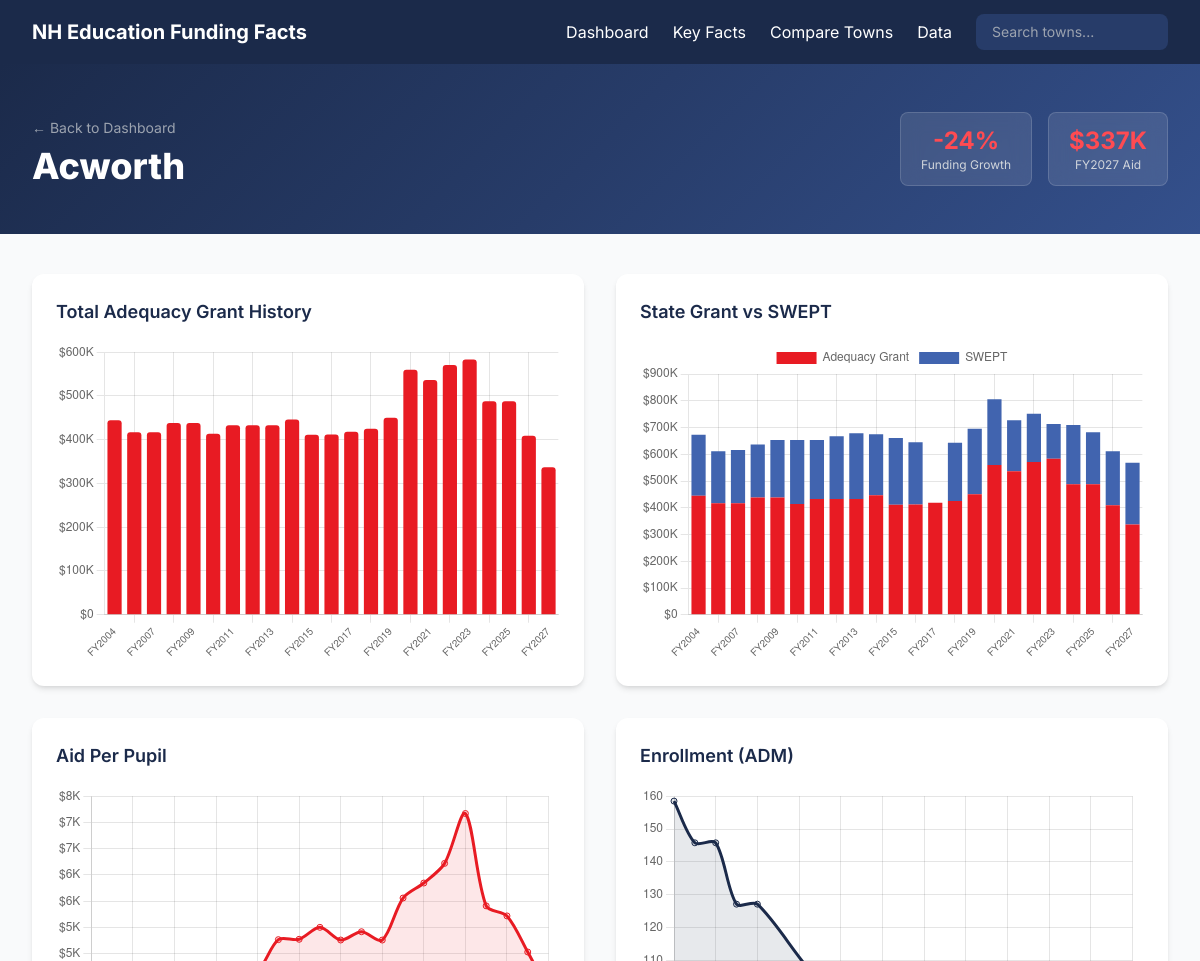
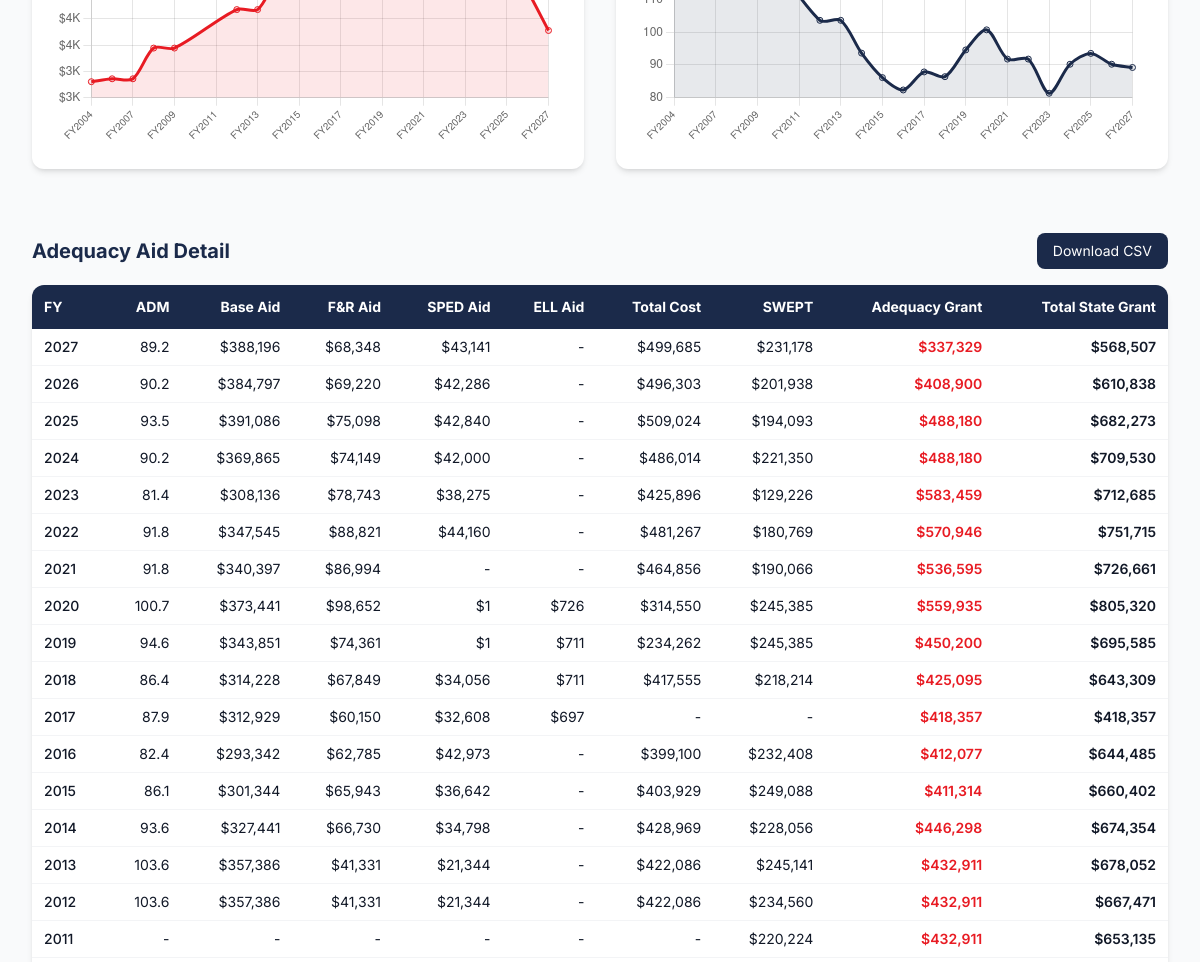
The app's page /town/Acworth (upper part), older data (2 pictures, top to bottom).
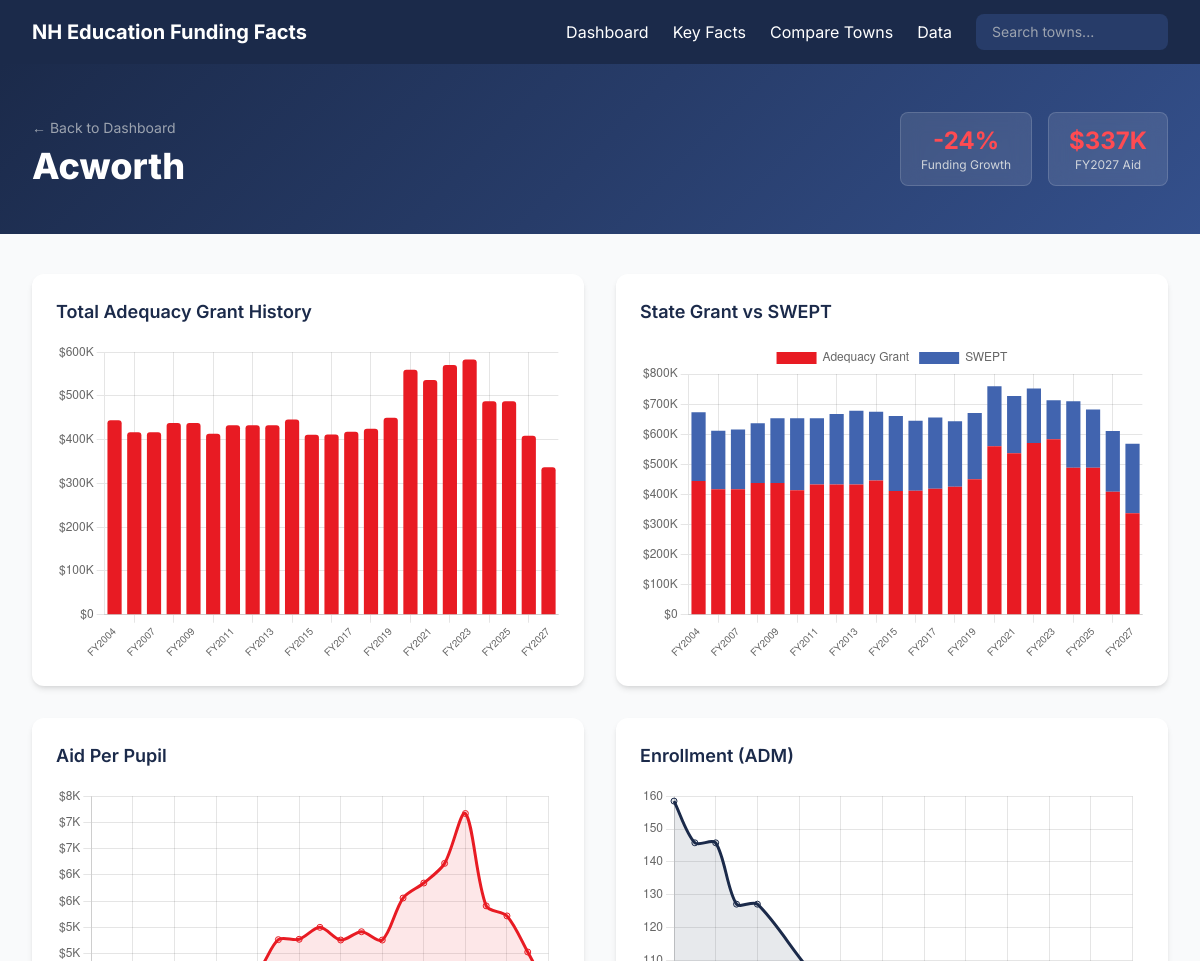
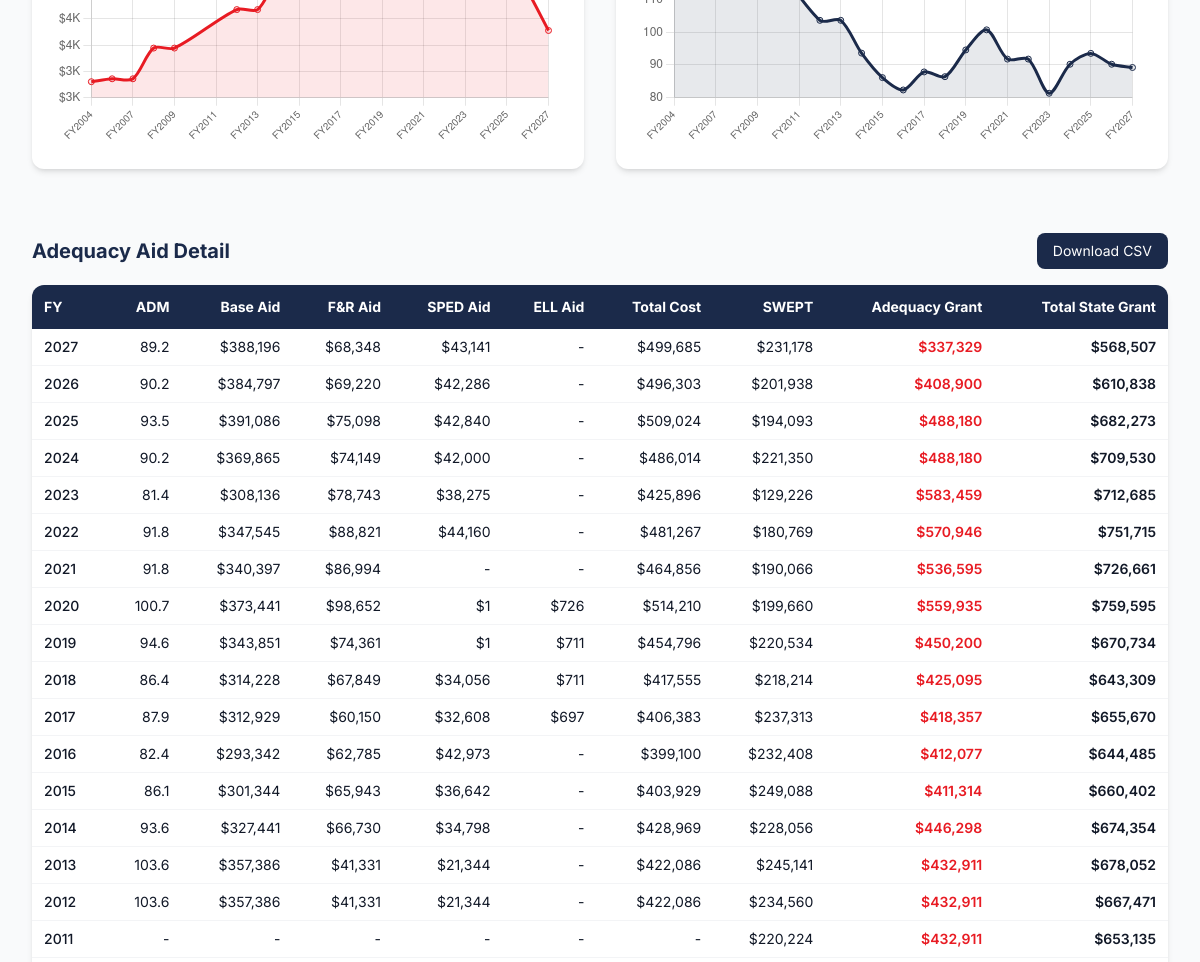
The same page, newer data (2 pictures, top to bottom).
### models.py (models this page shows)
class Municipality(db.Model):
    __tablename__ = 'municipalities'
    id = db.Column(db.Integer, primary_key=True)
    name = db.Column(db.Text, nullable=False, unique=True)
    loc_id = db.Column(db.Integer)
    county = db.Column(db.Text)
    adequacy_records = db.relationship('AdequacyAid', backref='municipality', lazy='dynamic')
    sped_records = db.relationship('SpedAid', backref='municipality', lazy='dynamic')
    building_records = db.relationship('BuildingAid', backref='municipality', lazy='dynamic')
    cte_records = db.relationship('CTEAid', backref='municipality', lazy='dynamic')
    kindergarten_records = db.relationship('KindergartenAid', backref='municipality', lazy='dynamic')

class AdequacyAid(db.Model):
    __tablename__ = 'adequacy_aid'
    id = db.Column(db.Integer, primary_key=True)
    municipality_id = db.Column(db.Integer, db.ForeignKey('municipalities.id'), nullable=False)
    fiscal_year = db.Column(db.Integer, nullable=False)
    adm = db.Column(db.Float)
    base_adequacy_aid = db.Column(db.Float)
    fr_aid = db.Column(db.Float)
    sped_differentiated_aid = db.Column(db.Float)
    ell_aid = db.Column(db.Float)
    home_ed_aid = db.Column(db.Float)
    grade3_reading_aid = db.Column(db.Float)
    total_cost_adequate_ed = db.Column(db.Float)
    swept = db.Column(db.Float)
    extraordinary_needs_grant = db.Column(db.Float)
    hold_harmless_grant = db.Column(db.Float)
    fiscal_capacity_aid = db.Column(db.Float)
    stabilization_grant = db.Column(db.Float)
    total_adequacy_grant = db.Column(db.Float)
    total_state_grant = db.Column(db.Float)
    base_cost_per_pupil = db.Column(db.Float)
    swept_rate = db.Column(db.Float)
    fr_adm = db.Column(db.Float)
    sped_adm = db.Column(db.Float)
    ell_adm = db.Column(db.Float)
    __table_args__ = (db.UniqueConstraint('municipality_id', 'fiscal_year'),)

### app.py (the view)
@app.route('/town/<name>')
def town_detail(name):
    muni = Municipality.query.filter(
        db.func.lower(Municipality.name) == name.lower()
    ).first_or_404()
    adequacy = AdequacyAid.query.filter_by(municipality_id=muni.id) \
        .order_by(AdequacyAid.fiscal_year).all()
    sped = SpedAid.query.filter_by(municipality_id=muni.id) \
        .order_by(SpedAid.fiscal_year).all()
    building = BuildingAid.query.filter_by(municipality_id=muni.id) \
        .order_by(BuildingAid.fiscal_year).all()
    cte = CTEAid.query.filter_by(municipality_id=muni.id) \
        .order_by(CTEAid.fiscal_year).all()
    kindergarten = KindergartenAid.query.filter_by(municipality_id=muni.id) \
        .order_by(KindergartenAid.fiscal_year).all()
    years = [a.fiscal_year for a in adequacy]
    grants = [a.total_adequacy_grant or 0 for a in adequacy]
    total_state = [a.total_state_grant or 0 for a in adequacy]
    adm_data = [a.adm if a.adm and a.adm > 0 else None for a in adequacy]
    swept_data = [a.swept or 0 for a in adequacy]
    first_grant = next((a for a in adequacy if a.total_adequacy_grant and a.total_adequacy_grant > 0), None)
    last_grant = next((a for a in reversed(adequacy) if a.total_adequacy_grant and a.total_adequacy_grant > 0), None)
    growth_pct = 0
    if first_grant and last_grant and first_grant.total_adequacy_grant:
        growth_pct = ((last_grant.total_adequacy_grant - first_grant.total_adequacy_grant)
                      / first_grant.total_adequacy_grant) * 100
    per_pupil = []
    for a in adequacy:
        if a.adm and a.adm > 0 and a.total_adequacy_grant:
            per_pupil.append(round(a.total_adequacy_grant / a.adm, 2))
        else:
            per_pupil.append(None)
    return render_template('town.html',
                           muni=muni,
                           adequacy=adequacy,
                           sped=sped,
                           building=building,
                           cte=cte,
                           kindergarten=kindergarten,
                           years=years,
                           grants=grants,
                           total_state=total_state,
                           adm_data=adm_data,
                           swept_data=swept_data,
                           per_pupil=per_pupil,
                           growth_pct=growth_pct,
                           first_grant=first_grant,
                           last_grant=last_grant)

### app.py (called while the page is built)
@app.template_filter('currency')
def currency_filter(value):
    if value is None:
        return '$0'
    if abs(value) >= 1_000_000_000:
        return f'${value / 1_000_000_000:,.1f}B'
    if abs(value) >= 1_000_000:
        return f'${value / 1_000_000:,.1f}M'
    if abs(value) >= 1_000:
        return f'${value / 1_000:,.0f}K'
    return f'${value:,.0f}'

@app.template_filter('currency_full')
def currency_full_filter(value):
    if value is None:
        return '$0'
    return f'${value:,.0f}'

@app.context_processor
def utility_processor():
    return {
        'min_year': 2004,
        'max_year': 2027,
    }

### templates/town.html (shortened to what this page needs)
{% extends "base.html" %}
{% block content %}
<section class="hero-gradient text-white py-12">
    <div class="max-w-7xl mx-auto px-4 sm:px-6 lg:px-8">
        <div class="flex flex-col md:flex-row md:items-end md:justify-between">
            <div>
                <a href="/" class="text-gray-400 hover:text-white text-sm mb-2 inline-block">&larr; Back to Dashboard</a>
                <h1 class="text-3xl md:text-4xl font-extrabold">{{ muni.name }}</h1>
            </div>
            <div class="mt-4 md:mt-0 flex space-x-4">
                {% if growth_pct %}
                <div class="stat-card rounded-lg px-5 py-3 text-center">
                    <div class="text-2xl font-bold text-gop-light">{{ "%+.0f"|format(growth_pct) }}%</div>
                    <div class="text-xs text-gray-300">Funding Growth</div>
                </div>
                {% endif %}
                {% if last_grant %}
                <div class="stat-card rounded-lg px-5 py-3 text-center">
                    <div class="text-2xl font-bold text-gop-light">{{ last_grant.total_adequacy_grant|currency }}</div>
                    <div class="text-xs text-gray-300">FY{{ last_grant.fiscal_year }} Aid</div>
                </div>
                {% endif %}
            </div>
        </div>
    </div>
</section>
<section class="py-10">
    <div class="max-w-7xl mx-auto px-4 sm:px-6 lg:px-8">
        <div class="grid grid-cols-1 lg:grid-cols-2 gap-8">
            <div class="bg-white rounded-xl shadow-md p-6">
                <h3 class="text-lg font-semibold text-navy-800 mb-4">Total Adequacy Grant History</h3>
                <div class="chart-container" style="height: 320px;">
                    <canvas id="grantChart"></canvas>
                </div>
            </div>
            <div class="bg-white rounded-xl shadow-md p-6">
                <h3 class="text-lg font-semibold text-navy-800 mb-4">State Grant vs SWEPT</h3>
                <div class="chart-container" style="height: 320px;">
                    <canvas id="breakdownChart"></canvas>
                </div>
            </div>
            <div class="bg-white rounded-xl shadow-md p-6">
                <h3 class="text-lg font-semibold text-navy-800 mb-4">Aid Per Pupil</h3>
                <div class="chart-container" style="height: 320px;">
                    <canvas id="perPupilChart"></canvas>
                </div>
            </div>
            <div class="bg-white rounded-xl shadow-md p-6">
                <h3 class="text-lg font-semibold text-navy-800 mb-4">Enrollment (ADM)</h3>
                <div class="chart-container" style="height: 320px;">
                    <canvas id="admChart"></canvas>
                </div>
            </div>
        </div>
    </div>
</section>
<section class="py-6">
    <div class="max-w-7xl mx-auto px-4 sm:px-6 lg:px-8">
        <div class="flex justify-between items-center mb-4">
            <h2 class="text-xl font-bold text-navy-800">Adequacy Aid Detail</h2>
            <a href="/api/export/{{ muni.name }}" class="text-sm bg-navy-800 text-white px-4 py-2 rounded-lg hover:bg-navy-700 transition">
                Download CSV
            </a>
        </div>
        <div class="bg-white rounded-xl shadow-md overflow-x-auto">
            <table class="w-full text-sm">
                <thead class="bg-navy-800 text-white">
                    <tr>
                        <th class="px-3 py-3 text-left">FY</th>
                        <th class="px-3 py-3 text-right">ADM</th>
                        <th class="px-3 py-3 text-right">Base Aid</th>
                        <th class="px-3 py-3 text-right">F&R Aid</th>
                        <th class="px-3 py-3 text-right">SPED Aid</th>
                        <th class="px-3 py-3 text-right">ELL Aid</th>
                        <th class="px-3 py-3 text-right">Total Cost</th>
                        <th class="px-3 py-3 text-right">SWEPT</th>
                        <th class="px-3 py-3 text-right font-bold">Adequacy Grant</th>
                        <th class="px-3 py-3 text-right font-bold">Total State Grant</th>
                    </tr>
                </thead>
                <tbody>
                    {% for a in adequacy|reverse %}
                    <tr class="border-b border-gray-100 hover:bg-gray-50">
                        <td class="px-3 py-2 font-medium">{{ a.fiscal_year }}</td>
                        <td class="px-3 py-2 text-right">{{ "{:,.1f}".format(a.adm) if a.adm else '-' }}</td>
                        <td class="px-3 py-2 text-right">{{ a.base_adequacy_aid|currency_full if a.base_adequacy_aid else '-' }}</td>
                        <td class="px-3 py-2 text-right">{{ a.fr_aid|currency_full if a.fr_aid else '-' }}</td>
                        <td class="px-3 py-2 text-right">{{ a.sped_differentiated_aid|currency_full if a.sped_differentiated_aid else '-' }}</td>
                        <td class="px-3 py-2 text-right">{{ a.ell_aid|currency_full if a.ell_aid else '-' }}</td>
                        <td class="px-3 py-2 text-right">{{ a.total_cost_adequate_ed|currency_full if a.total_cost_adequate_ed else '-' }}</td>
                        <td class="px-3 py-2 text-right">{{ a.swept|currency_full if a.swept else '-' }}</td>
                        <td class="px-3 py-2 text-right font-semibold text-gop-red">{{ a.total_adequacy_grant|currency_full if a.total_adequacy_grant else '-' }}</td>
                        <td class="px-3 py-2 text-right font-semibold">{{ a.total_state_grant|currency_full if a.total_state_grant else '-' }}</td>
                    </tr>
                    {% endfor %}
                </tbody>
            </table>
        </div>
    </div>
</section>
{% endblock %}

### templates/base.html (shortened to what this page needs)
<!DOCTYPE html>
<html lang="en">
<head>
    <script src="https://cdn.tailwindcss.com"></script>
</head>
<body class="bg-gray-50 text-gray-900">
    <nav class="bg-navy-800 text-white shadow-lg">
        <div class="max-w-7xl mx-auto px-4 sm:px-6 lg:px-8">
            <div class="flex items-center justify-between h-16">
                <a href="/" class="flex items-center space-x-3">
                    <div class="text-xl font-bold">NH Education Funding Facts</div>
                </a>
                <div class="hidden md:flex items-center space-x-6">
                    <a href="/" class="hover:text-gray-300 transition">Dashboard</a>
                    <a href="/facts" class="hover:text-gray-300 transition">Key Facts</a>
                    <a href="/compare" class="hover:text-gray-300 transition">Compare Towns</a>
                    <a href="/data" class="hover:text-gray-300 transition">Data</a>
                    <div class="relative">
                        <input type="text" id="nav-search" placeholder="Search towns..."
                               class="bg-navy-700 text-white placeholder-gray-400 rounded-lg px-4 py-2 text-sm w-48 focus:outline-none focus:ring-2 focus:ring-gop-red">
                    </div>
                </div>
            </div>
        </div>
    </nav>
    <main>
        {% block content %}{% endblock %}
    </main>
</body>
</html>

### templates/base.html (style rules this page uses)
body { font-family: 'Inter', sans-serif; }
.hero-gradient { background: linear-gradient(135deg, #1B2A4A 0%, #273c69 50%, #34508c 100%); }
.stat-card { background: rgba(255,255,255,0.1); backdrop-filter: blur(10px); border: 1px solid rgba(255,255,255,0.15); }
.chart-container { position: relative; width: 100%; }

Row changes from the older to the newer data that the page shows:
changed AdequacyAid (number 2 of 11 on the later page): total_cost_adequate_ed "$314,550" → "$514,210"; swept "$245,385" → "$199,660"; total_state_grant "$805,320" → "$759,595"
changed AdequacyAid (number 3 of 11 on the later page): total_cost_adequate_ed "$234,262" → "$454,796"; swept "$245,385" → "$220,534"; total_state_grant "$695,585" → "$670,734"
changed AdequacyAid (number 5 of 11 on the later page): total_cost_adequate_ed "-" → "$406,383"; swept "-" → "$237,313"; total_state_grant "$418,357" → "$655,670"
Text that changed along with them:
chart data {{ swept_data|tojson }}: [228479.0, 194110.0, 198539.0, 198518.0, 215123.0, 239309.0, 220224.0, 234560.0, 245141.0, 228056.0, 249088.0, 232408.0, 0, 218214.0, 245385.0, 245385.0, 190066.0, 180769.0, 129226.0, 221350.0, 194093.0, 201938.0, 231178.0] → [228479.0, 194110.0, 198539.0, 198518.0, 215123.0, 239309.0, 220224.0, 234560.0, 245141.0, 228056.0, 249088.0, 232408.0, 237313.0, 218214.0, 220534.0, 199660.0, 190066.0, 180769.0, 129226.0, 221350.0, 194093.0, 201938.0, 231178.0]
